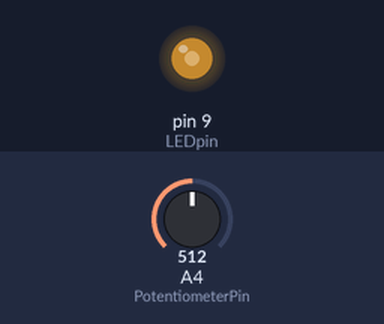
Recording of a sketch running on a simulated Arduino Uno, built with avr-gcc and run on an emulated ATmega328P. Parts: output pins drawn as LEDs (lit = HIGH). The test bench sets the inputs (shaded band); at power-on: A4 (PotentiometerPin) = 512.

Above: at 1.2 s.
1.3 s: A4 (PotentiometerPin) set to 716
At 2.2 s:
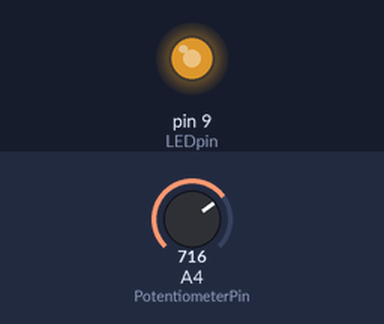
2.8 s: A4 (PotentiometerPin) set to 900
At 3.3 s:
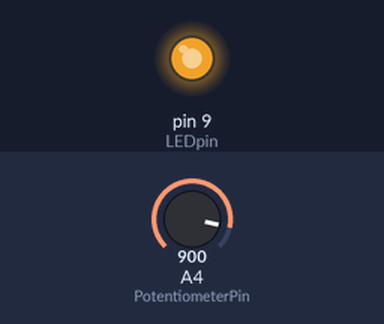
4.3 s: A4 (PotentiometerPin) set to 122
At 5.5 s:
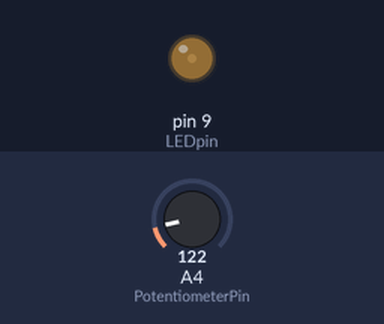
5.8 s: A4 (PotentiometerPin) set to 0
At 6.8 s:
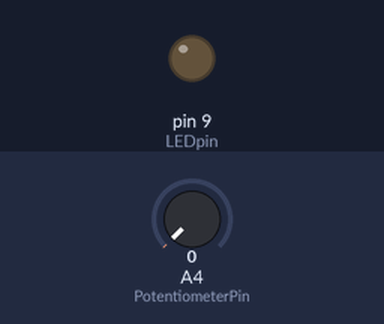
7.3 s: A4 (PotentiometerPin) set to 511
At 7.9 s:
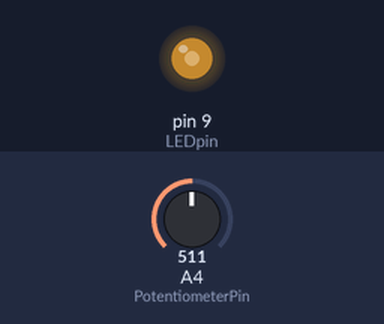
Timing chart, 0 to 9.8 s (numbered marks = the images above; inputs shaded):
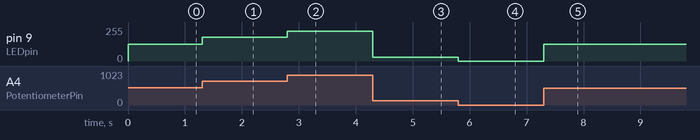

The sketch:

Potentiometer_with_LED.ino
```cpp
/*
 * Potentiometer_with_LED.ino
 *
 * https://www.browndoggadgets.com/
 *
 */


// set variable name for an analog input pin
int PotentiometerPin = A4;

// set variable name to hold the input value
int PotentiometerValue;

// set variable name to hold the adjusted value
int PotentiometerValueMapped;

// set variable name for a digital output pin with Pulse Width Modulation
// pins 3, 5, 6, 9, 10, 11 support PWM
int LEDpin = 9;


// the setup runs once at the beginning of the sketch
void setup() {

  // analog pins are set to input by default but
  // we still need to set the LED pin for output
  pinMode(LEDpin, OUTPUT);

}


// the loop runs forever after the setup is complete
void loop() {

  // by default the analog pins are set as input
  // so we don't need to specify that in setup

  // assign the value of input using analogRead on the pin
  PotentiometerValue = analogRead(PotentiometerPin);

  // use the map function to set scale of 0-1023 to scale of 0-255
  PotentiometerValueMapped = map(PotentiometerValue, 0, 1023, 0, 255);

  // write the value between 0-255 to the PWM pin
  analogWrite(LEDpin, PotentiometerValueMapped);

}
```

Measured:
- after the input at 1.3 s, pin 9 (LEDpin): 127/255 → 178/255 at once
- after the input at 2.8 s, pin 9 (LEDpin): 178/255 → 224/255 at once
- after the input at 4.3 s, pin 9 (LEDpin): 224/255 → 30/255 at once
- after the input at 5.8 s, pin 9 (LEDpin): 30/255 → 0/255 at once
- after the input at 7.3 s, pin 9 (LEDpin): 0/255 → 127/255 at once
